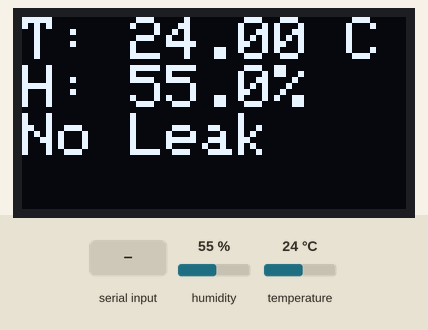
The sketch below on a simulated ESP32. On the bench: 128×64 one-colour display. The inputs (shaded band) are chosen by the test bench; at power-on: temperature 24 °C, humidity 55 %. What the sketch prints to the serial monitor is not drawn.

Above: at 1.2 s.
1.3 s: temperature set to 12 °C
At 2.3 s:
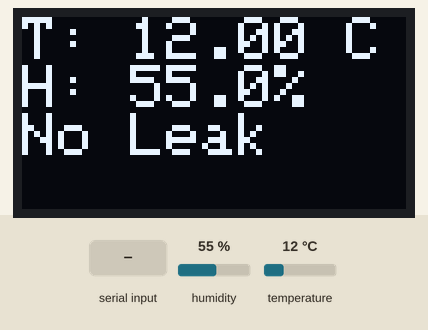
2.9 s: "1" received over Serial
At 4.3 s:
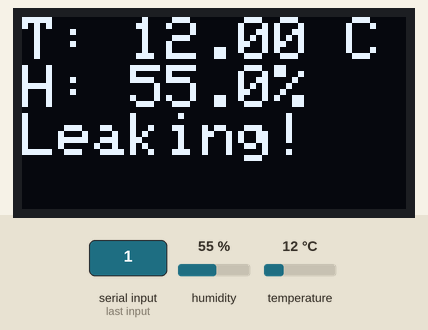
4.6 s: humidity set to 22 %
At 5.9 s:
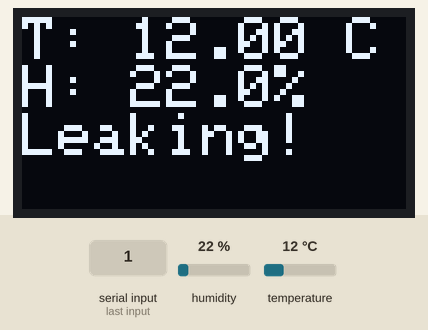
6.2 s: temperature set to 19 °C
At 6.9 s:
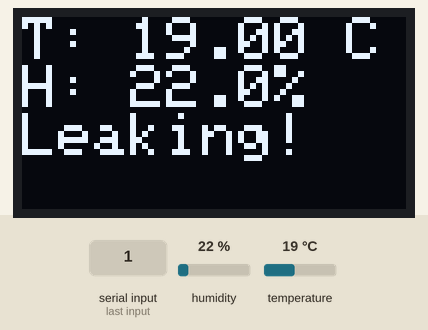
7.9 s: humidity set to 40 %
At 8.8 s:
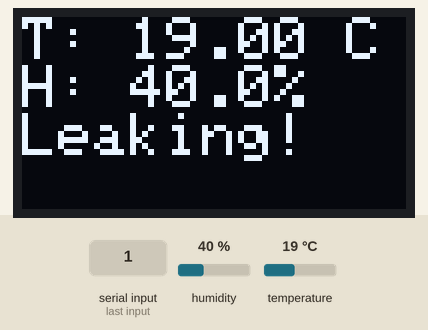
Timing chart, 0 to 10.5 s (numbered marks = the images above; inputs shaded):
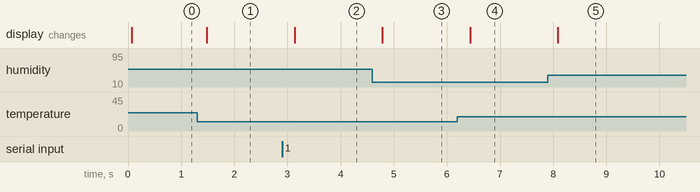

The sketch:

slave.ino
```cpp
// SLAVE ESP Code
// Mesures the temperature and humidity.
// If it receives a signal from the master ESP,
// it displays whether a gas leak has been detected.

#include <Wire.h>
#include <Adafruit_GFX.h>
#include <Adafruit_SH110X.h>

#include "DHTesp.h"

constexpr int DHT_PIN = 15;

Adafruit_SH1106G display(128, 64, &Wire, -1);
DHTesp dhtSensor;

void setup() {
  Serial.begin(115200);

  Wire.begin(21, 22);
  display.begin(0x3C, true);
  display.clearDisplay();
  display.setTextSize(2);
  display.setTextColor(SH110X_WHITE);

  dhtSensor.setup(DHT_PIN, DHTesp::DHT22);
}

void loop() {
  static int mq5_value = 0;

  // Check if data is available in the Serial buffer
  while (Serial.available()) {
    int incomingChar = Serial.read();  // Read each character from the buffer

    mq5_value = incomingChar;
  }

  TempAndHumidity  data = dhtSensor.getTempAndHumidity();
  Serial.println(data.temperature);

  display.clearDisplay();
  display.setCursor(0,0);
  display.println("T: " + String(data.temperature, 2) + " C");
  display.println("H: " + String(data.humidity, 1) + "%");
  if (mq5_value > 0) {
    display.println("Leaking!");
  } else {
    display.println("No Leak");
  }
  display.display();

  delay(200);
}
```

Measured:
- after the input at 1.3 s, the display: changes after 0.18 s (image 1)
- after the input at 2.9 s, the display: changes after 0.23 s (image 2)
- after the input at 4.6 s, the display: changes after 0.19 s (image 3)
- after the input at 6.2 s, the display: changes after 0.24 s (image 4)
- after the input at 7.9 s, the display: changes after 0.19 s (image 5)
